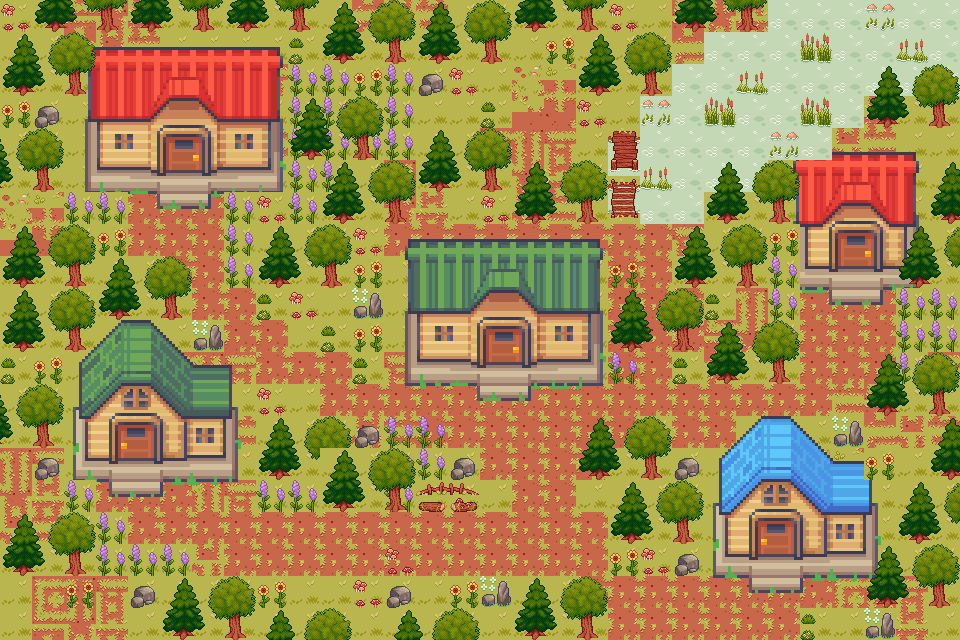

This is a level from a 2D game, rendered from its Tiled map with the project's own tilesets. A one-line summary and the map file follow, with tile-layer data summarised:
An orthogonal 30x20 tile map with 32x32 px tiles, 5 tile layers (Tile Layer 1, Tile Layer 2, Tile Layer 4, Tile Layer 5, ...), 5 tilesets.

<map version="1.10" tiledversion="1.12.1" orientation="orthogonal" renderorder="right-down" width="30" height="20" tilewidth="32" tileheight="32" infinite="0" nextlayerid="6" nextobjectid="1">
 <tileset firstgid="1" name="Ground Tileset v3" tilewidth="32" tileheight="32" tilecount="30" columns="6">
  <image source="Cozy Hollow V1.3/Files/Ground Tileset v3.png" width="208" height="160" />
 </tileset>
 <tileset firstgid="31" name="Houses_TILESET_B-C-D-E" tilewidth="32" tileheight="32" tilecount="576" columns="24">
  <image source="Serene_Village_revamped_v1.9/SERENE_VILLAGE_REVAMPED/RPG_MAKER_MV/Houses_TILESET_B-C-D-E.png" width="768" height="768" />
 </tileset>
 <tileset firstgid="607" name="Meadow Assets V2" tilewidth="32" tileheight="32" tilecount="35" columns="7">
  <image source="Cozy Hollow V1.3/Files/Meadow Assets V2.png" width="240" height="160" />
 </tileset>
 <tileset firstgid="642" name="Serene_Village_16x16" tilewidth="32" tileheight="32" tilecount="198" columns="9">
  <image source="Serene_Village_revamped_v1.9/SERENE_VILLAGE_REVAMPED/Serene_Village_16x16.png" width="304" height="720" />
 </tileset>
 <tileset firstgid="840" name="Water grass tileset v2" tilewidth="32" tileheight="32" tilecount="66" columns="11">
  <image source="Cozy Hollow V1.3/Files/Water grass tileset v2.png" width="352" height="192" />
 </tileset>
 <layer id="1" name="Tile Layer 1" width="30" height="20">
  <data>[600 cells, 11 non-empty, 1 distinct tile ids]</data>
 </layer>
 <layer id="2" name="Tile Layer 2" width="30" height="20">
  <data>[600 cells, 600 non-empty, 15 distinct tile ids]</data>
 </layer>
 <layer id="4" name="Tile Layer 4" width="30" height="20">
  <data>[600 cells, 0 non-empty, 0 distinct tile ids]</data>
 </layer>
 <layer id="5" name="Tile Layer 5" width="30" height="20">
  <data>[600 cells, 313 non-empty, 159 distinct tile ids]</data>
 </layer>
 <layer id="3" name="Tile Layer 3" width="30" height="20">
  <data>[600 cells, 190 non-empty, 6 distinct tile ids]</data>
 </layer>
</map>
